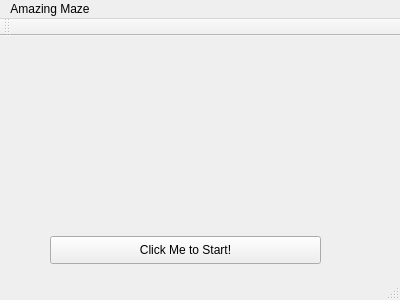
<?xml version="1.0" encoding="UTF-8"?>
<ui version="4.0">
 <class>MainWindow</class>
 <widget class="QMainWindow" name="MainWindow">
  <property name="geometry">
   <rect>
    <x>0</x>
    <y>0</y>
    <width>400</width>
    <height>300</height>
   </rect>
  </property>
  <property name="windowTitle">
   <string>MainWindow</string>
  </property>
  <widget class="QWidget" name="centralWidget">
   <widget class="QPushButton" name="pushButton">
    <property name="geometry">
     <rect>
      <x>50</x>
      <y>200</y>
      <width>271</width>
      <height>28</height>
     </rect>
    </property>
    <property name="text">
     <string>Click Me to Start!</string>
    </property>
   </widget>
  </widget>
  <widget class="QMenuBar" name="menuBar">
   <property name="geometry">
    <rect>
     <x>0</x>
     <y>0</y>
     <width>400</width>
     <height>25</height>
    </rect>
   </property>
   <widget class="QMenu" name="menuAmazing_Maze">
    <property name="title">
     <string>Amazing Maze</string>
    </property>
   </widget>
   <addaction name="menuAmazing_Maze"/>
  </widget>
  <widget class="QToolBar" name="mainToolBar">
   <attribute name="toolBarArea">
    <enum>TopToolBarArea</enum>
   </attribute>
   <attribute name="toolBarBreak">
    <bool>false</bool>
   </attribute>
  </widget>
  <widget class="QStatusBar" name="statusBar"/>
 </widget>
 <layoutdefault spacing="6" margin="11"/>
 <resources/>
 <connections/>
</ui>
